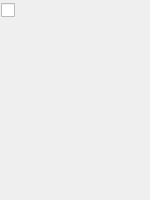
<?xml version="1.0" encoding="UTF-8"?>
<ui version="4.0">
 <class>ImageItem</class>
 <widget class="QFrame" name="ImageItem">
  <property name="geometry">
   <rect>
    <x>0</x>
    <y>0</y>
    <width>150</width>
    <height>200</height>
   </rect>
  </property>
  <property name="sizePolicy">
   <sizepolicy hsizetype="Fixed" vsizetype="Fixed">
    <horstretch>0</horstretch>
    <verstretch>0</verstretch>
   </sizepolicy>
  </property>
  <property name="minimumSize">
   <size>
    <width>150</width>
    <height>150</height>
   </size>
  </property>
  <property name="maximumSize">
   <size>
    <width>150</width>
    <height>200</height>
   </size>
  </property>
  <property name="windowTitle">
   <string>Frame</string>
  </property>
  <layout class="QGridLayout" name="gridLayout_3">
   <property name="leftMargin">
    <number>0</number>
   </property>
   <property name="topMargin">
    <number>0</number>
   </property>
   <property name="rightMargin">
    <number>0</number>
   </property>
   <property name="bottomMargin">
    <number>0</number>
   </property>
   <property name="spacing">
    <number>0</number>
   </property>
   <item row="0" column="0">
    <layout class="QVBoxLayout" name="layout">
     <property name="spacing">
      <number>10</number>
     </property>
     <item>
      <widget class="QFrame" name="frame">
       <property name="sizePolicy">
        <sizepolicy hsizetype="Fixed" vsizetype="Fixed">
         <horstretch>0</horstretch>
         <verstretch>0</verstretch>
        </sizepolicy>
       </property>
       <property name="minimumSize">
        <size>
         <width>150</width>
         <height>150</height>
        </size>
       </property>
       <property name="maximumSize">
        <size>
         <width>150</width>
         <height>150</height>
        </size>
       </property>
       <property name="frameShape">
        <enum>QFrame::NoFrame</enum>
       </property>
       <property name="frameShadow">
        <enum>QFrame::Raised</enum>
       </property>
       <layout class="QHBoxLayout" name="horizontalLayout">
        <property name="spacing">
         <number>2</number>
        </property>
        <property name="leftMargin">
         <number>0</number>
        </property>
        <property name="topMargin">
         <number>0</number>
        </property>
        <property name="rightMargin">
         <number>5</number>
        </property>
        <property name="bottomMargin">
         <number>0</number>
        </property>
        <item>
         <layout class="QVBoxLayout" name="verticalLayout">
          <item>
           <widget class="QCheckBox" name="check_box">
            <property name="sizePolicy">
             <sizepolicy hsizetype="Fixed" vsizetype="Fixed">
              <horstretch>0</horstretch>
              <verstretch>0</verstretch>
             </sizepolicy>
            </property>
            <property name="minimumSize">
             <size>
              <width>20</width>
              <height>20</height>
             </size>
            </property>
            <property name="maximumSize">
             <size>
              <width>20</width>
              <height>20</height>
             </size>
            </property>
            <property name="text">
             <string/>
            </property>
           </widget>
          </item>
          <item>
           <spacer name="verticalSpacer">
            <property name="orientation">
             <enum>Qt::Vertical</enum>
            </property>
            <property name="sizeHint" stdset="0">
             <size>
              <width>20</width>
              <height>40</height>
             </size>
            </property>
           </spacer>
          </item>
         </layout>
        </item>
        <item>
         <widget class="QLabel" name="image">
          <property name="sizePolicy">
           <sizepolicy hsizetype="Fixed" vsizetype="Fixed">
            <horstretch>0</horstretch>
            <verstretch>0</verstretch>
           </sizepolicy>
          </property>
          <property name="minimumSize">
           <size>
            <width>120</width>
            <height>120</height>
           </size>
          </property>
          <property name="maximumSize">
           <size>
            <width>120</width>
            <height>120</height>
           </size>
          </property>
          <property name="text">
           <string/>
          </property>
          <property name="scaledContents">
           <bool>true</bool>
          </property>
         </widget>
        </item>
       </layout>
      </widget>
     </item>
     <item>
      <widget class="QStackedWidget" name="stackedWidget">
       <widget class="QWidget" name="lab_text">
        <layout class="QGridLayout" name="gridLayout_2">
         <item row="0" column="0">
          <widget class="QLabel" name="lab_name">
           <property name="text">
            <string/>
           </property>
           <property name="alignment">
            <set>Qt::AlignCenter</set>
           </property>
          </widget>
         </item>
        </layout>
       </widget>
       <widget class="QWidget" name="lab_edit">
        <layout class="QGridLayout" name="gridLayout">
         <item row="0" column="0">
          <widget class="QLineEdit" name="edit"/>
         </item>
        </layout>
       </widget>
      </widget>
     </item>
    </layout>
   </item>
  </layout>
 </widget>
 <resources/>
 <connections/>
</ui>
